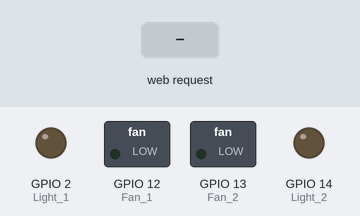
Recording of a sketch running on a simulated ESP8266 (NodeMCU). Shown: switched loads named in the sketch (green lamp = pin HIGH), output pins drawn as LEDs (lit = HIGH). Inputs (shaded band) come from the test bench. WiFi joins after 1.5 s; servers stay silent unless stated; what the sketch prints to the serial monitor is not drawn.

Above: at 2.2 s.
2.3 s: HTTP request GET /form?submit=ON1 received
At 2.9 s:
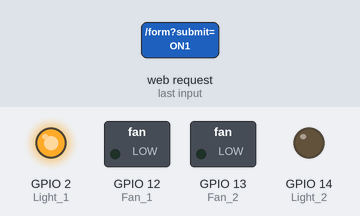
3.8 s: HTTP request GET /form?submit=ON2 received
At 4.1 s:
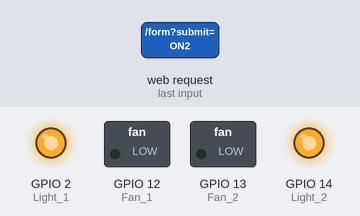
5.3 s: HTTP request GET /form?submit=OFF1 received
At 6.4 s:
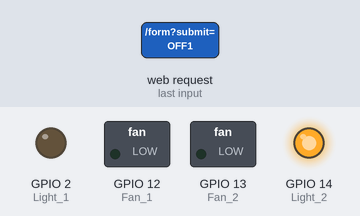
6.8 s: HTTP request GET /form?submit=OFF2 received
At 7.5 s:
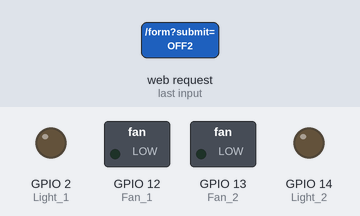
Timing chart, 0 to 9.3 s (numbered marks = the images above; inputs shaded):
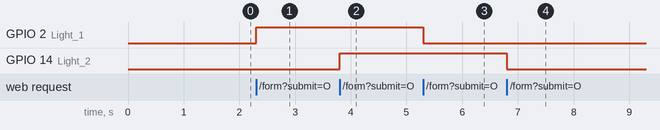

The sketch:

Home_Automation_01_post_ap.ino
```cpp
//header files
#include <ESP8266WiFi.h>
//#include <WiFiClient.h>
#include <ESP8266WebServer.h>

//HTML page
const char MAIN_page[] = R"=====(
<!DOCTYPE html>
<HTML>
<TITLE>
Ardberry Technology Home Automation System
</TITLE>
<BODY>
<CENTER>
<FORM method="post" action="/form">
<TABLE>
<TR><TD colspan=2><B>IoT Based Home Automation System</B></TD></TR>

<TR><TD>
<INPUT TYPE=SUBMIT VALUE="ON1" name=submit>
<INPUT TYPE=SUBMIT VALUE="OFF1" name=submit>
</TD>
<TD>Light_1</TD></TR>

<TR><TD>
<INPUT TYPE=SUBMIT VALUE="ON2" name=submit>
<INPUT TYPE=SUBMIT VALUE="OFF2" name=submit>
</TD>
<TD>Light_2</TD></TR>

<TR><TD>
<INPUT TYPE=SUBMIT VALUE="ON3" name=submit>
<INPUT TYPE=SUBMIT VALUE="OFF3" name=submit>
</TD>
<TD>Fan_1</TD></TR>

<TR><TD>
<INPUT TYPE=SUBMIT VALUE="ON4" name=submit>
<INPUT TYPE=SUBMIT VALUE="OFF4" name=submit>
</TD>
<TD>Fan_2</TD></TR>

</TABLE>
</CENTER>
</BODY>
</HTML>
)=====";

//ESP_pin_layout
const int Light_1=2;
const int Light_2=14;
const int Fan_1=12;
const int Fan_2=13;

//ID_PAss
const char* ssid = "Ardberry";
const char* password = "ardtech123";

IPAddress local_ip(192,168,1,1);
IPAddress gateway(192,168,1,1);
IPAddress subnet(255,255,255,0);

ESP8266WebServer server(80);

String L1Status,L2Status,F1Status,F2Status;

void handleRoot() {
  String s = MAIN_page;
  s.replace("Light_1", L1Status);
  s.replace("Light_2", L2Status);
  s.replace("Fan_1", F1Status);
  s.replace("Fan_2", F2Status);
  server.send(200, "text/html", s);
}

void handleForm() {
  String t_state = server.arg("submit");

//Change Light-1 State as per request
  if(t_state=="ON1")
  {
    L1Status="ON";
    digitalWrite(Light_1, HIGH);       //Load1 Turned on
  }

  if(t_state=="OFF1")
  {
    L1Status="OFF";
    digitalWrite(Light_1, LOW);      //Load1 Turned off
  }
//Change Light-2 State as per request
  if(t_state=="ON2")
  {
    L2Status="ON";
    digitalWrite(Light_2, HIGH);       //Load1 Turned on
  }

  if(t_state=="OFF2")
  {
    L2Status="OFF";
    digitalWrite(Light_2, LOW);      //Load1 Turned off
  }
//Change Fan-1 State as per request
  if(t_state=="ON3")
  {
    F1Status="ON";
    digitalWrite(Fan_1, HIGH);       //Load1 Turned on
  }

  if(t_state=="OFF3")
  {
    F1Status="OFF";
    digitalWrite(Fan_1, LOW);      //Load1 Turned off
  }
//Change Fan-2 State as per request
  if(t_state=="ON4")
  {
    F2Status="ON";
    digitalWrite(Fan_2, HIGH);       //Load1 Turned on
  }

  if(t_state=="OFF4")
  {
    F2Status="OFF";
    digitalWrite(Fan_2, LOW);      //Load1 Turned off
  }

  server.sendHeader("Location", "/");
  server.send(302, "text/plain", "Updated-- Press Back Button");  //This Line Keeps It on Same Page

  delay(500);
}

void handleNotFound() {

  String message = "File Not Found\n\n";
  message += "URI: ";
  message += server.uri();
  message += "\nMethod: ";
  message += (server.method() == HTTP_GET) ? "GET" : "POST";
  message += "\nArguments: ";
  message += server.args();
  message += "\n";
  for (uint8_t i = 0; i < server.args(); i++) {
    message += " " + server.argName(i) + ": " + server.arg(i) + "\n";
  }
  server.send(404, "text/plain", message);
}

void setup() {
delay(1000);
Serial.begin(115200);

pinMode(Light_1, OUTPUT);
pinMode(Light_2, OUTPUT);
pinMode(Fan_1, OUTPUT);
pinMode(Fan_2, OUTPUT);

WiFi.softAP(ssid,password);
WiFi.softAPConfig(local_ip, gateway, subnet);

/*WiFi.mode(WIFI_STA);
WiFi.begin(ssid, password);

Serial.println("");

Serial.println("");
Serial.print("Connected to ");
Serial.println(ssid);

Serial.print("IP address: ");
Serial.println(WiFi.localIP());

// Wait for connection
while (WiFi.status() != WL_CONNECTED) {
   delay(500);
   Serial.print(".");
}*/
server.on("/", handleRoot);
server.on("/form", handleForm);
server.onNotFound(handleNotFound);

server.begin();
Serial.println("HTTP server started");
}

void loop(void) {
  server.handleClient();
}
```

Measured:
- after the input at 2.3 s, GPIO 2 (Light_1): LOW → HIGH at once
- after the input at 3.8 s, GPIO 14 (Light_2): LOW → HIGH at once
- after the input at 5.3 s, GPIO 2 (Light_1): HIGH → LOW at once
- after the input at 6.8 s, GPIO 14 (Light_2): HIGH → LOW at once
